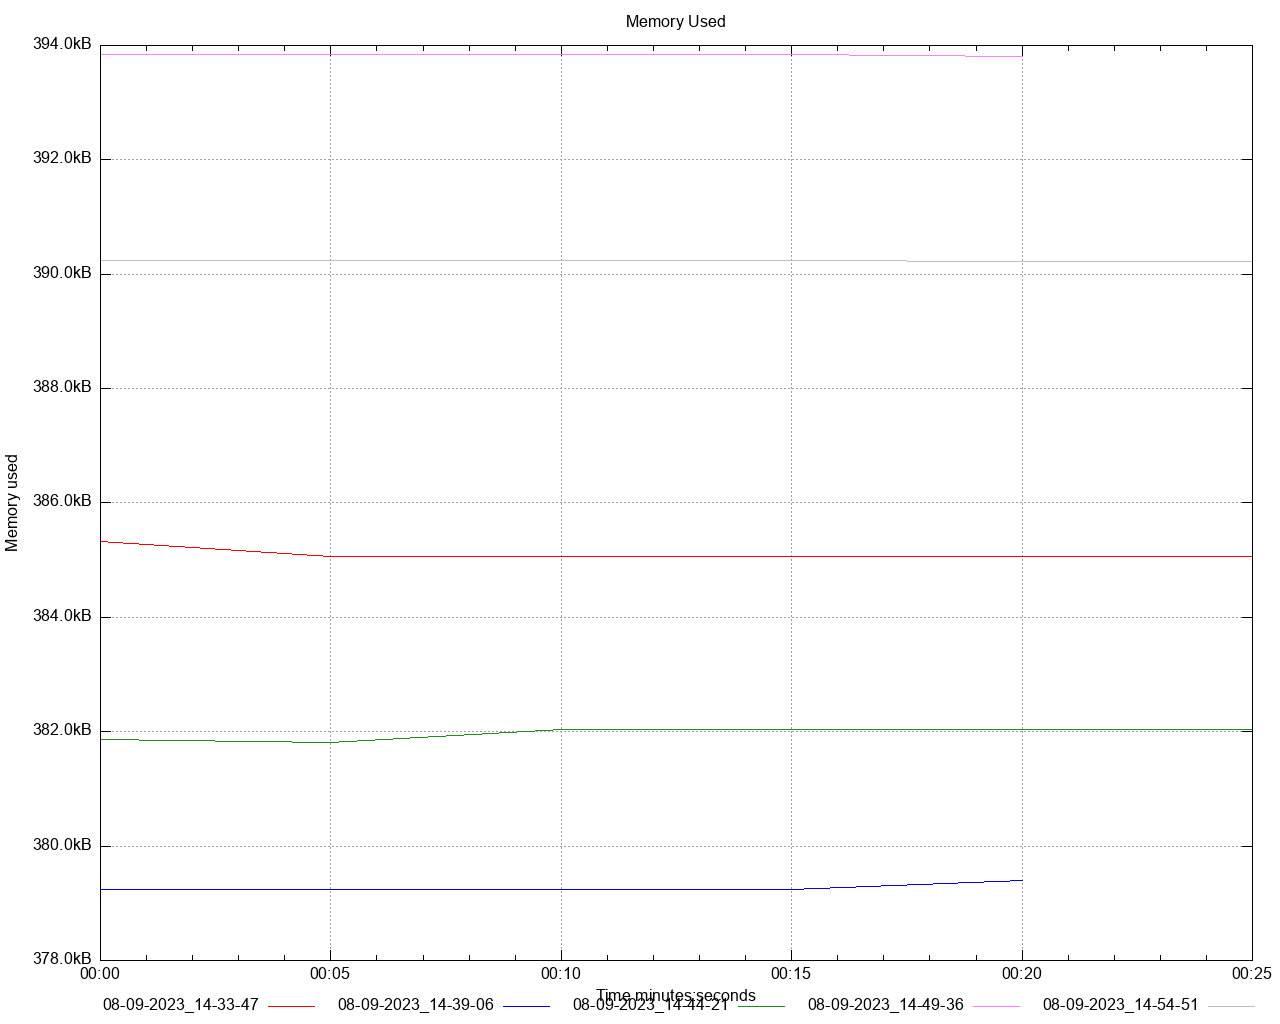

gnuplot code for this plot:
set title 'Memory Used' noenhanced
set style data lines
set datafile separator ","
set terminal png size 1280,1024
set grid
set key below
set xdata time
set timefmt "%s"
offset = 0
t0(x)=(offset=($0==0) ? x : offset, x - offset)
set xlabel 'Time minutes:seconds'
set ylabel 'Memory used'
set format y '%.1s%cB'
set output '/Users/gbarnett/git/hazelcast-simulator/atomiclong-3node-member/atomicreference/dstat/memory_used_A5.png'
plot \
   '/Users/gbarnett/git/hazelcast-simulator/atomiclong-3node-member/atomicreference/data/memory_used_A5_1.data' using (t0(timecolumn(1))):2 title "08-09-2023_14-33-47" noenhanced lt rgb "red", \
   '/Users/gbarnett/git/hazelcast-simulator/atomiclong-3node-member/atomicreference/data/memory_used_A5_2.data' using (t0(timecolumn(1))):2 title "08-09-2023_14-39-06" noenhanced lt rgb "blue", \
   '/Users/gbarnett/git/hazelcast-simulator/atomiclong-3node-member/atomicreference/data/memory_used_A5_3.data' using (t0(timecolumn(1))):2 title "08-09-2023_14-44-21" noenhanced lt rgb "forest-green", \
   '/Users/gbarnett/git/hazelcast-simulator/atomiclong-3node-member/atomicreference/data/memory_used_A5_4.data' using (t0(timecolumn(1))):2 title "08-09-2023_14-49-36" noenhanced lt rgb "orchid", \
   '/Users/gbarnett/git/hazelcast-simulator/atomiclong-3node-member/atomicreference/data/memory_used_A5_5.data' using (t0(timecolumn(1))):2 title "08-09-2023_14-54-51" noenhanced lt rgb "grey", \
